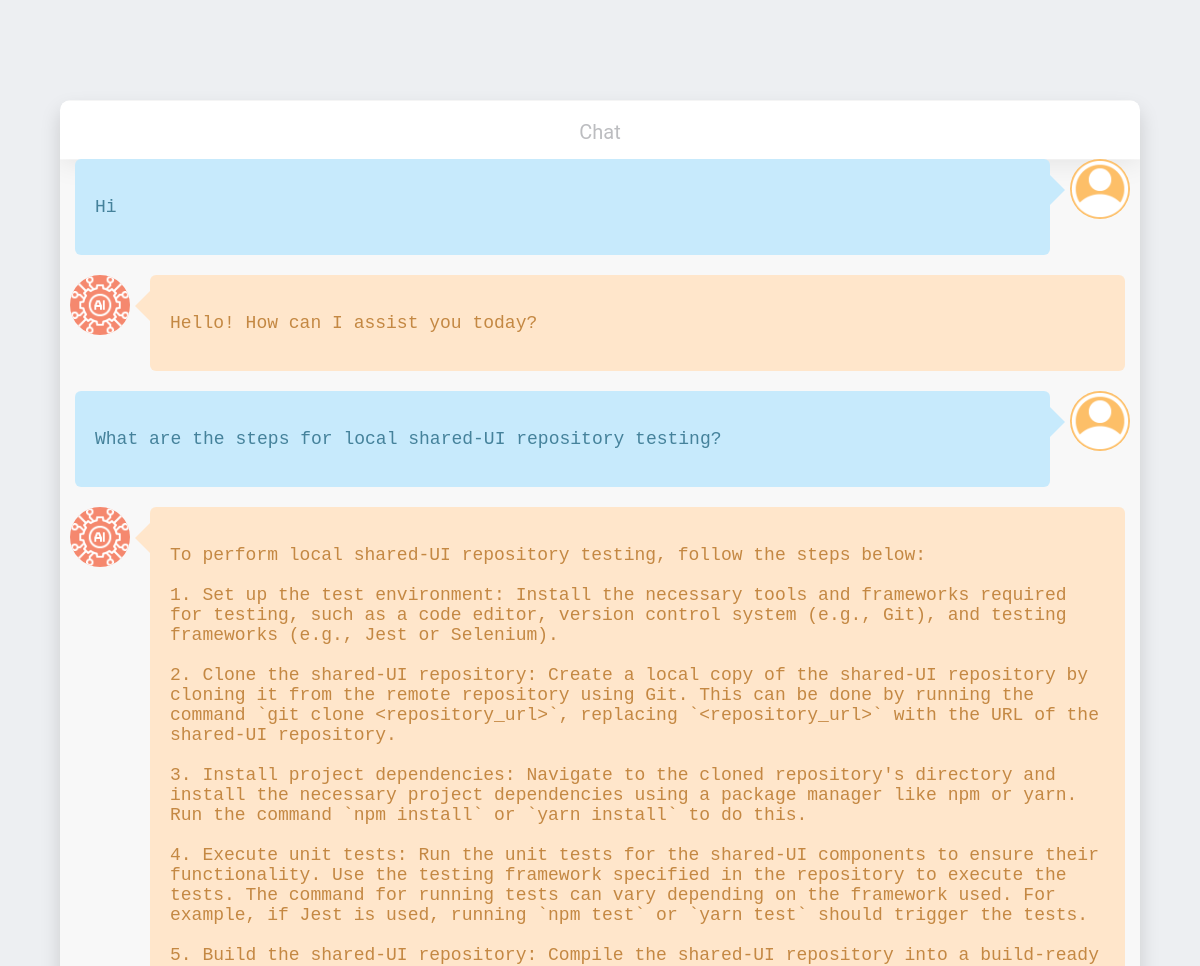
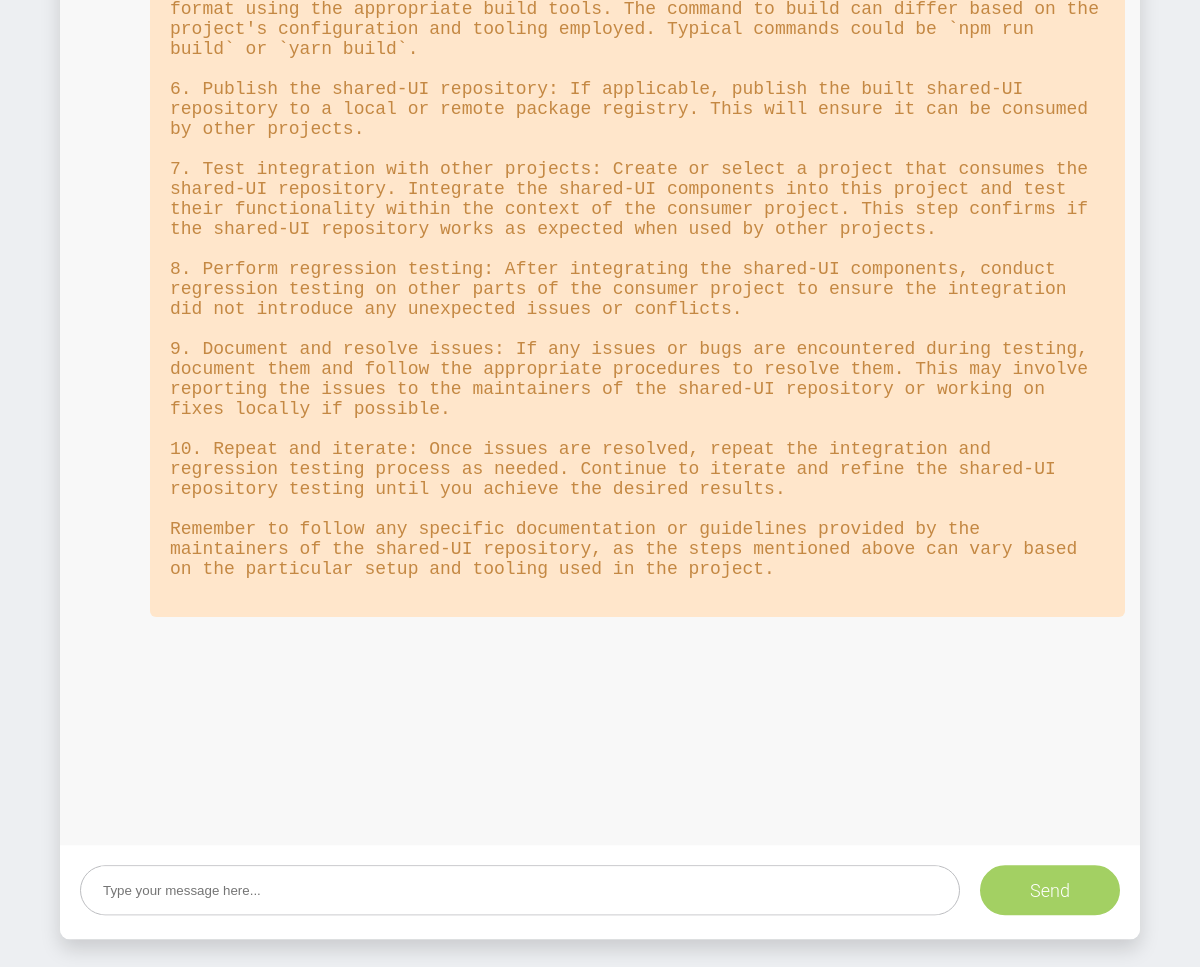
Page /polls/chat/ (signed in) on the committed database (2 pictures, top to bottom).
### polls/models.py (models this page shows)
class Message(models.Model):
    user = models.ForeignKey(User, on_delete=models.CASCADE)
    text = models.TextField()
    created_at = models.DateTimeField(auto_now_add=True)
    is_user = models.BooleanField(default=True)
    class Meta:
        app_label = 'polls'

### polls/views.py (the view, shortened to what this page needs)
# urls.py: path('chat/', views.chat_view, name='chat'),
@login_required(login_url='login/')
def chat_view(request):
    if request.method == 'POST':
        form = MessageForm(request.POST)
        if form.is_valid():
            message = form.save(commit=False)
            message.user = request.user
            message.save()
            return redirect('chat')
    else:
        form = MessageForm()
    messages = Message.objects.all().order_by('created_at')
    context = {
        'messages': messages,
        'form': form,
    }
    return render(request, 'chat.html', context)

### polls/forms.py
class MessageForm(forms.ModelForm):
    class Meta:
        model = Message
        fields = ['text']

### polls/templates/chat.html (shortened to what this page needs)
{% load static %}
<!DOCTYPE html>
<html>
<head>
    <link href="{% static 'foras/css/new-chat.css' %}" rel="stylesheet" />
</head>
<body>
    <div class="chat_window">
        <div class="top_menu">
            <div class="title">Chat</div>
        </div>
        <ul class="messages">
            {% if messages %}
                {% for message in messages %}
                    {% if message.is_user %}
                        <li class="message right appeared">
                            <div class="avatar">
                                <img src="{% static 'foras/images/user.png' %}" alt="User Avatar">
                            </div>
                            <div class="text_wrapper">
                                <div class="text">
                                    <pre>{{ message.text }}</pre>
                                </div>
                            </div>
                        </li>
                    {% else %}
                        <li class="message left appeared">
                            <div class="avatar">
                                <img src="{% static 'foras/images/ai.png' %}" alt="ai">
                            </div>
                            <div class="text_wrapper">
                                <div class="text">
                                    <pre style="white-space: pre-line;">{{ message.text }}</pre>
                                </div>
                            </div>
                        </li>
                    {% endif %}
                {% endfor %}
            {% endif %}
        </ul>
        <form id="chat-form" onsubmit="return false" method="post" class="chat-form">
            <div class="bottom_wrapper clearfix">
                <div class="message_input_wrapper">
                    <input class="message_input" placeholder="Type your message here..." />
                </div>
                <div class="send_message" id="submit_form">
                    <div class="text">Send</div>
                </div>
            </div>
        </form>
    </div>
</body>
</html>

### static/foras/css/new-chat.css (style rules this page uses)
* { box-sizing: border-box; }
body { background-color: #edeff2; font-family: "Calibri", "Roboto", sans-serif; }
.chat_window { position: absolute; width: calc(100% - 20px); max-width: 90%; height: 90%; border-radius: 10px; background-color: #fff; left: 50%; top: 50%; transform: translateX(-50%) translateY(-50%); box-shadow: 0 10px 20px rgba(0, 0, 0, 0.15); background-color: #f8f8f8; overflow: hidden; }
.top_menu { display: flex; flex-direction: column; align-items: center; background-color: #fff; width: 100%; padding: 20px 0 15px; box-shadow: 0 1px 30px rgba(0, 0, 0, 0.1); }
.top_menu .title { text-align: center; color: #bcbdc0; font-size: 20px; }
.messages { position: relative; list-style: none; padding: 20px 10px 0 10px; margin: 0; height: 80%; overflow: scroll; }
.messages .message { clear: both; overflow: hidden; margin-bottom: 20px; transition: all 0.5s linear; opacity: 0; }
.messages .message.left .avatar { background-color: #f5886e; float: left; }
.messages .message.left .text_wrapper { background-color: #ffe6cb; margin-left: 20px; }
.messages .message.left .text_wrapper::after, .messages .message.left .text_wrapper::before { right: 100%; border-right-color: #ffe6cb; }
.messages .message.left .text { color: #c48843; }
.messages .message.right .avatar { background-color: #fdbf68; float: right; }
.messages .message.right .text_wrapper { background-color: #c7eafc; margin-right: 20px; float: right; }
.messages .message.right .text_wrapper::after, .messages .message.right .text_wrapper::before { left: 100%; border-left-color: #c7eafc; }
.messages .message.right .text { color: #45829b; }
.messages .message.appeared { opacity: 1; }
.messages .message .avatar { width: 60px; height: 60px; border-radius: 50%; display: inline-block; }
.messages .message .text_wrapper { display: inline-block; padding: 20px; border-radius: 6px; width: calc(100% - 85px); min-width: 100px; position: relative; }
.messages .message .text_wrapper::after, .messages .message .text_wrapper:before { top: 18px; border: solid transparent; content: " "; height: 0; width: 0; position: absolute; pointer-events: none; }
.messages .message .text_wrapper::after { border-width: 13px; margin-top: 0px; }
.messages .message .text_wrapper::before { border-width: 15px; margin-top: -2px; }
.messages .message .text_wrapper .text { font-size: 18px; font-weight: 300; }
.bottom_wrapper { position: relative; width: 100%; background-color: #fff; padding: 20px 20px; position: absolute; bottom: 0; }
.bottom_wrapper .message_input_wrapper { display: inline-block; height: 50px; border-radius: 25px; border: 1px solid #bcbdc0; width: calc(100% - 160px); position: relative; padding: 0 20px; }
.bottom_wrapper .message_input_wrapper .message_input { border: none; height: 100%; box-sizing: border-box; width: calc(100% - 40px); position: absolute; outline-width: 0; color: gray; }
.bottom_wrapper .send_message { width: 140px; height: 50px; display: inline-block; border-radius: 50px; background-color: #a3d063; border: 2px solid #a3d063; color: #fff; cursor: pointer; transition: all 0.2s linear; text-align: center; float: right; }
.bottom_wrapper .send_message .text { font-size: 18px; font-weight: 300; display: inline-block; line-height: 48px; }
.avatar { display: flex; justify-content: center; align-items: center; width: 100px; height: 100px; background-color: #ffffff; }
.avatar img { max-width: 100%; max-height: 100%; border-radius: 50%; }

### rows in the picture
Message: is_user True (drawn), text "Hi"
Message: is_user False (drawn), text "Hello! How can I assist you today?"
Message: is_user True (drawn), text "What are the steps for local shared-UI repository testing?"
Message: is_user False (drawn), text "To perform local shared-UI repository testing, follow the steps below: 1. Set up the test environment: Install the necessary tools and frameworks required for testing, such as a code editor, version control system (e.g., Git), and testing frameworks (e.g., Jest or Selenium). 2. Clone the shared-UI repository: Create a local copy of the shared-UI repository by cloning it from the remote repository using Git. This can be done by running the command `git clone <repository_url>`, replacing `<repository_url>` with the URL of the shared-UI repository. 3. Install project dependencies: Navigate to the cloned repository's directory and install the necessary project dependencies using a package…"
